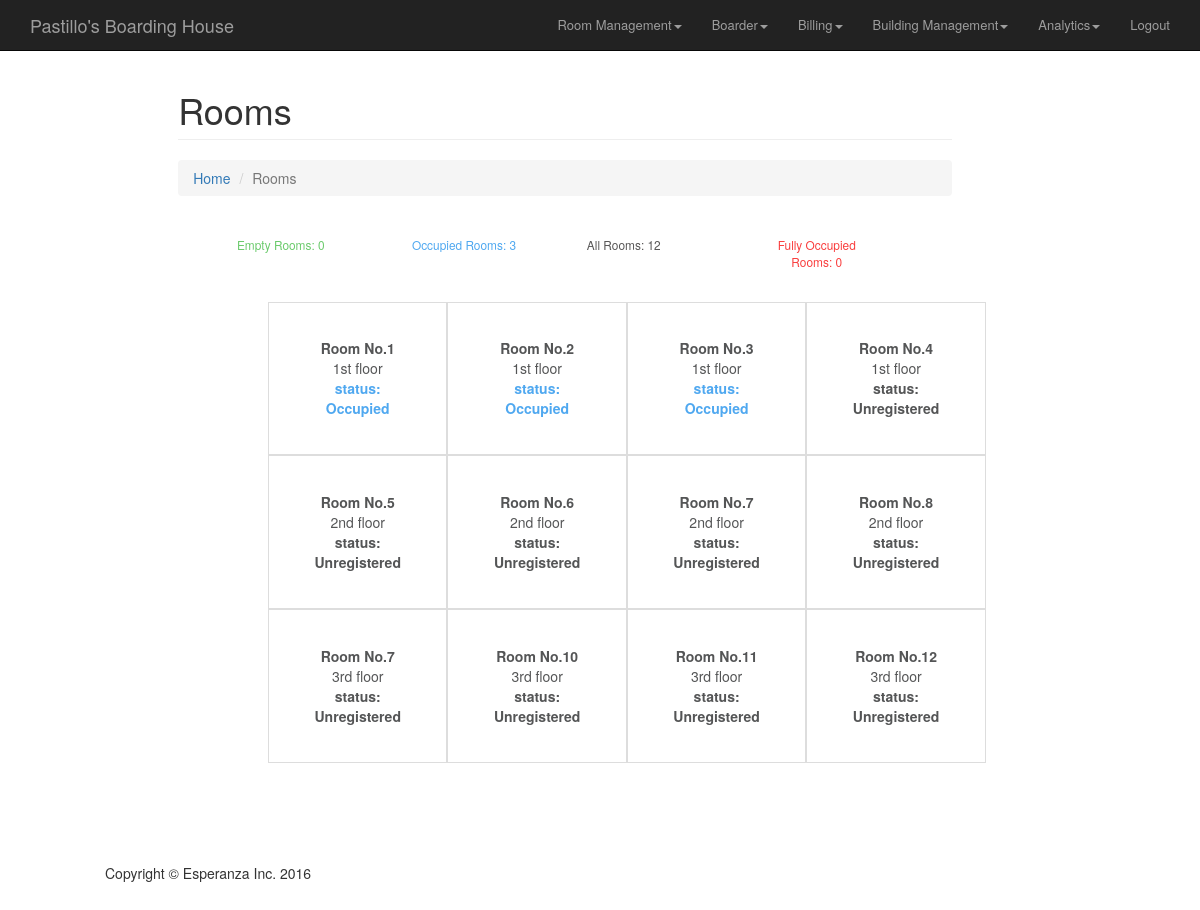
The app's page /room_management/roommngmt.php (signed in), older data.
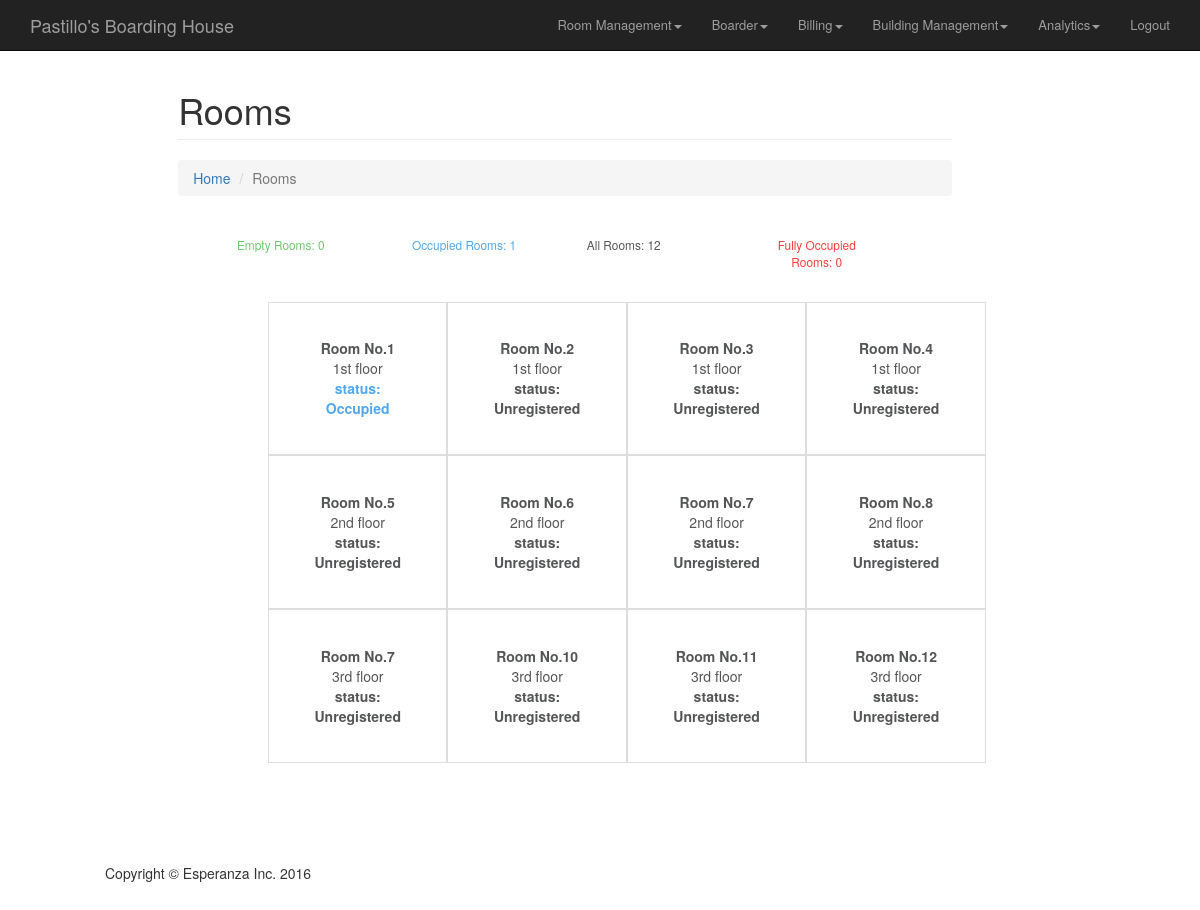
The same page, newer data.
### tables this page shows
CREATE TABLE `room` (
  `roomID` int(11) NOT NULL,
  `floor` int(11) NOT NULL,
  `state` int(11) NOT NULL,
  `capacity` int(11) NOT NULL,
  `floorplan` varchar(64) NOT NULL,
  `rent` float NOT NULL,
  `water` float NOT NULL,
  `wattage` int(11) NOT NULL,
  `balance` int(11) DEFAULT NULL,
  `overPayment` int(11) DEFAULT NULL,
  `paymentStat` int(11) DEFAULT NULL
);

### room_management/roommngmt.php (the view, shortened to what the rows shown need)
<!DOCTYPE html>
    <?php
        include '../_includes/navbar.php';
          $query =  mysql_query("SELECT * FROM room ORDER BY roomID") or die(mysql_error());;
          $result = array();
          while($line = mysql_fetch_array($query, MYSQL_ASSOC)){
            $result[] = $line;
          }
    ?>
<html lang="en">
<head>
    <link href="../_css/bootstrap.min.css" rel="stylesheet">
    <link href="../_css/modern-business.css" rel="stylesheet">
    <link href="../_font-awesome/css/font-awesome.min.css" rel="stylesheet" type="text/css">
    <link rel="stylesheet" type="text/css" href="../_includes/style-roommanagement.css">
    <link rel="stylesheet" type="text/css" href="../_includes/style-roommanagement-media.css">
</head>
<body onload="myFunction()" style="margin:0;">
    <div style="display:none;" id="myDiv" class="animate-bottom container-fluid">
       <?php include("../_includes/navbar.php"); ?>
        <div class="container-fluid" id="body">
            <div class="container-fluid" id="my">
                <div class="row">
                    <div class="col-lg-10">
                        <h1 class="page-header">Rooms</h1>
                    </div>
                </div>
                <div class="container" id="tablecont">
                    <div class="container-fluid col-lg-3" id="t1">
                        <a href="roomdetails.php?room=1"><div class="container-fluid" id="t1a">
                             <?php if($result[0]['state'] == 1){
                                        $stat1 = 'available';
                                        $color1 = '#6aca6b';
                                    }else if($result[0]['state'] == 2){
                                        $stat1 = 'Occupied';
                                        $color1 = '#4fa8f0';
                                    }else if($result[0]['state'] == 3){
                                        $stat1 = 'Full';
                                        $color1 = '#f93e3e';
                                    }else{
                                        $stat1 = 'Unregistered';
                                        $color1 = '#545556';
                                    }
                            ?>
                            <div class="container-fluid" id="txt" style="color:<?php echo $color1?>">
                                <span>status: <?php echo $stat1?></span>
                            </div>
                        </div></a>
                    </div>
                    <div class="container-fluid col-lg-3" id="t2">
                        <a href="roomdetails.php?room=2"><div class="container-fluid" id="t2a">
                            <?php if($result[1]['state'] == 1){
                                        $stat4 = 'available';
                                        $color4 = '#6aca6b';
                                    }else if($result[1]['state'] == 2){
                                        $stat4 = 'Occupied';
                                        $color4 = '#4fa8f0';
                                    }else if($result[1]['state'] == 3){
                                        $stat4 = 'Full';
                                        $color4 = '#f93e3e';
                                    }else{
                                        $stat4 = 'Unregistered';
                                        $color4 = '#545556';
                                    }
                            ?>
                            <div class="container-fluid"  id="txt" style="color:<?php echo $color4?>">
                                <span>status: <?php echo $stat4?></span>
                            </div>
                        </div></a>
                    </div>
                    <div class="container-fluid col-lg-3" id="t3">
                        <a href="roomdetails.php?room=3"><div class="container-fluid" id="t3a">
                            <?php if($result[2]['state'] == 1){
                                        $stat7 = 'available';
                                        $color7 = '#6aca6b';
                                    }else if($result[2]['state'] == 2){
                                        $stat7 = 'Occupied';
                                        $color7 = '#4fa8f0';
                                    }else if($result[2]['state'] == 3){
                                        $stat7 = 'Full';
                                        $color7 = '#f93e3e';
                                    }else{
                                        $stat7 = 'Unregistered';
                                        $color7 = '#545556';
                                    }
                            ?>
                            <div class="container-fluid" id="txt" style="color:<?php echo $color7?>">
                                <span>status: <?php echo $stat7?></span>
                            </div>
                        </div></a>
                    </div></a>
                </div>
            </div>
        </div>
    </div>
</body>
</html>

Row changes from the older to the newer data that the page shows:
removed room: state "Occupied"
removed room: state "Occupied"
Text that changed along with them:
$occupied['total']: "3" → "1"
$stat4: (not shown) → "Unregistered"
$stat7: (not shown) → "Unregistered"
